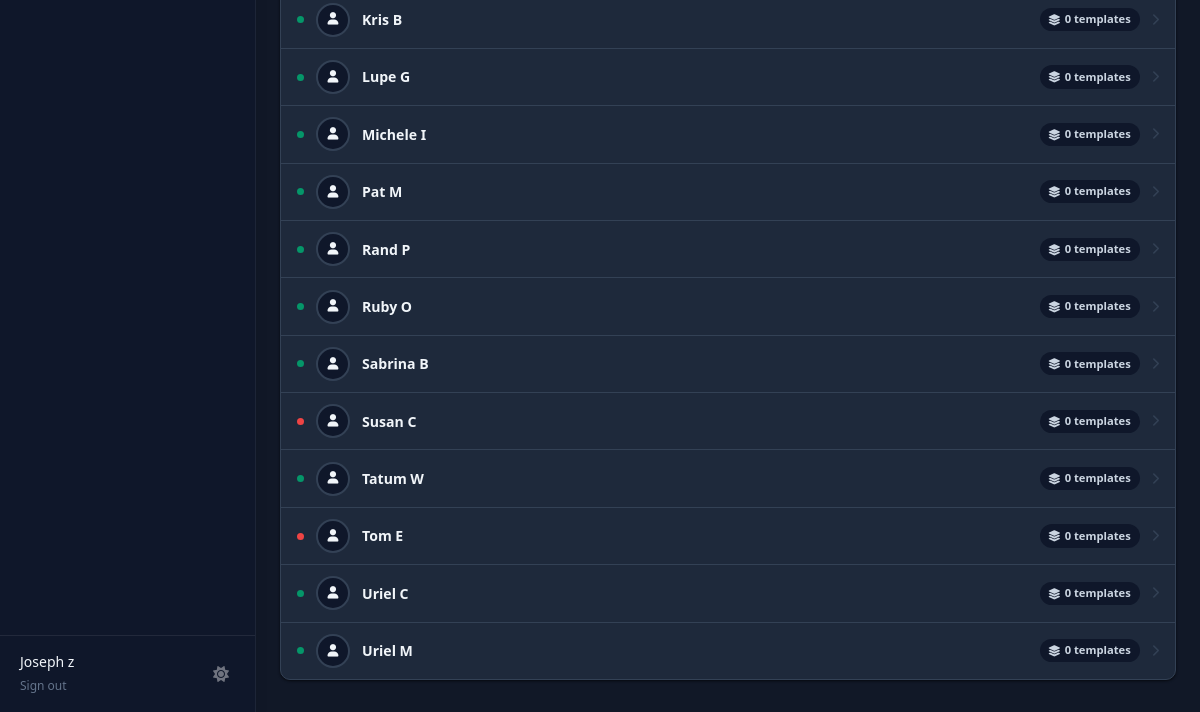
/templates (signed in, lower part), run on an earlier commit of the app's database.
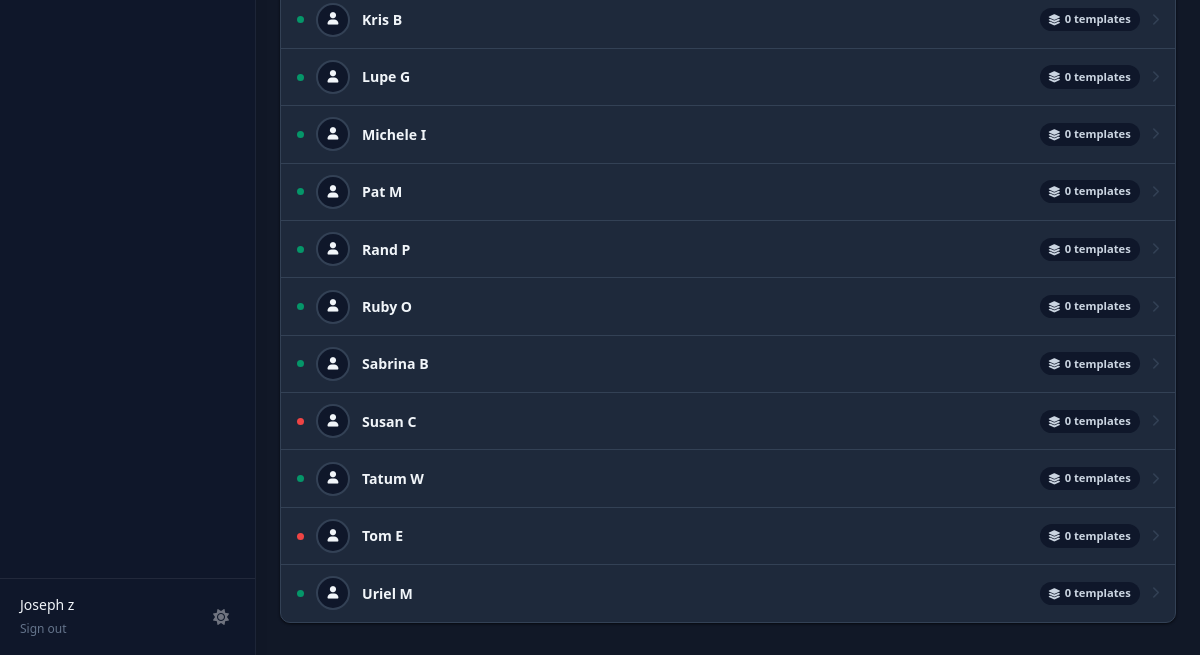
And on a later commit of the database.
### tables this page shows
CREATE TABLE clients (
            id TEXT PRIMARY KEY,
            trainer_id TEXT NOT NULL,
            name TEXT NOT NULL,
            email TEXT,
            phone TEXT,
            age INTEGER,
            gender TEXT,
            weight REAL,
            height REAL,
            status TEXT DEFAULT 'active',
            notes TEXT,
            photo_url TEXT,
            created_at TIMESTAMP DEFAULT CURRENT_TIMESTAMP,
            FOREIGN KEY (trainer_id) REFERENCES users (id)
        );

### app.py (the view)
@app.route('/templates')
@login_required
def workout_templates():
    conn = get_db()
    universal_templates = conn.execute('''
        SELECT id, name, created_at, workout_type,
               (SELECT COUNT(*) FROM template_exercises WHERE template_id = workout_templates.id) as exercise_count
        FROM workout_templates
        WHERE trainer_id = ? AND client_id IS NULL
        ORDER BY created_at DESC
    ''', (session['user_id'],)).fetchall()
    clients = conn.execute('''
        SELECT c.id, c.name, c.status, c.photo_url,
               (SELECT COUNT(*) FROM workout_templates wt
                WHERE wt.client_id = c.id AND wt.trainer_id = ?) as template_count
        FROM clients c
        WHERE c.trainer_id = ?
        ORDER BY c.name COLLATE NOCASE
    ''', (session['user_id'], session['user_id'])).fetchall()
    conn.close()
    return render_template('dashboard/workout_templates.html',
                           universal_templates=universal_templates,
                           clients=clients)

### auth_utils.py (called while the page is built)
def login_required(f):
    @wraps(f)
    def decorated_function(*args, **kwargs):
        if 'user_id' not in session:
            return redirect(url_for('login'))
        return f(*args, **kwargs)
    return decorated_function

### db.py (called while the page is built)
def get_db():
    conn = sqlite3.connect(DB_PATH)
    conn.row_factory = sqlite3.Row
    return conn

### templates/dashboard/workout_templates.html (shortened to what this page needs)
{% extends "base.html" %}
{% block content %}
<div class="page-wrap">
  {% if clients %}
  <div class="client-list" id="clientList">
    {% for client in clients %}
    <div class="client-row" data-name="{{ client.name|lower }}"
         onclick="window.location.href='{{ url_for('specific_workout_templates', client_id=client.id) }}'">
      <span class="row-status-dot
        {% if client.status == 'active' %}accent-active
        {% elif client.status == 'potential' %}accent-potential
        {% else %}accent-cancelled{% endif %}"></span>
      {% if client.photo_url %}
        <img src="{{ url_for('static', filename=client.photo_url) }}" alt="{{ client.name }}" class="client-avatar">
      {% else %}
        <div class="client-avatar-ph"><i class="fas fa-user"></i></div>
      {% endif %}
      <span class="row-name">{{ client.name }}</span>
      <span class="tmpl-count-badge">
        <i class="fas fa-layer-group"></i>
        {{ client.template_count }} template{{ 's' if client.template_count != 1 else '' }}
      </span>
      <i class="fas fa-chevron-right row-chevron"></i>
    </div>
    {% endfor %}
  </div>
  {% else %}
  <div class="section-empty">No clients yet. Add a client to create templates just for them.</div>
  {% endif %}
</div>
{% endblock %}

What changed in the data, as far as the page shows it:
removed clients: name "Uriel C", template_count "0", template_count "s"
